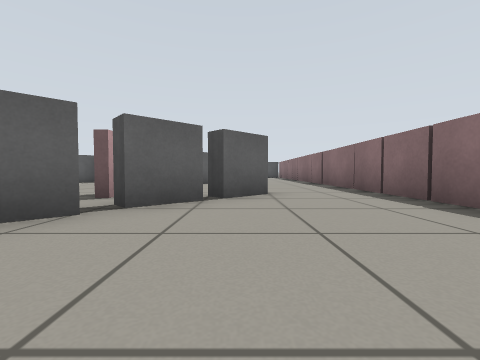
[1] (above)

18 first-person views from a walk through a Gazebo world. The camera is 0.39 m above the floor, tilts 2° down and sees 90° across. The floor is counted in squares, 1 m on a side. Each view is taken from the middle of a square. On the plan, view 1 faces up. The plan holds only what a view shows up to about 9 squares ahead; the rest is blank.

[2]
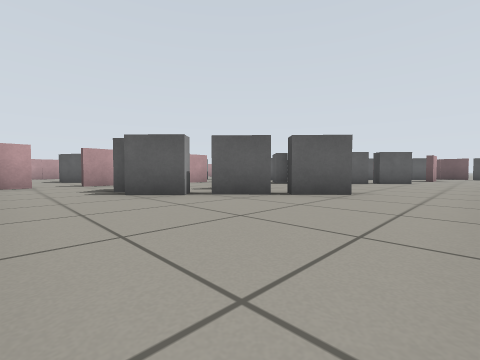

[3]
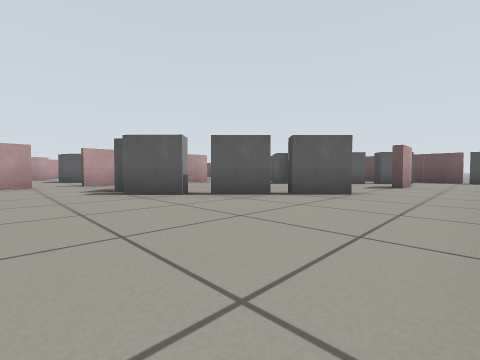

[4]
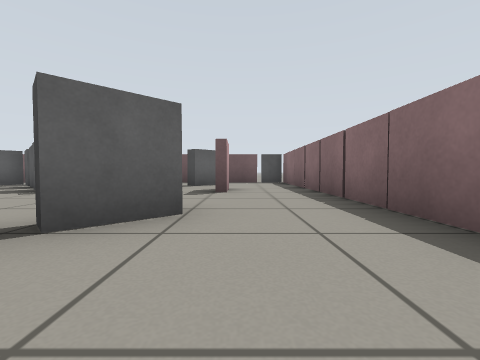

[5]
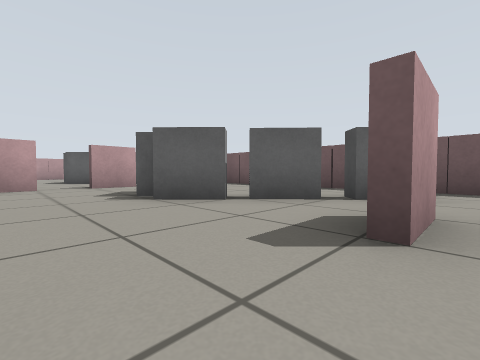

[6]
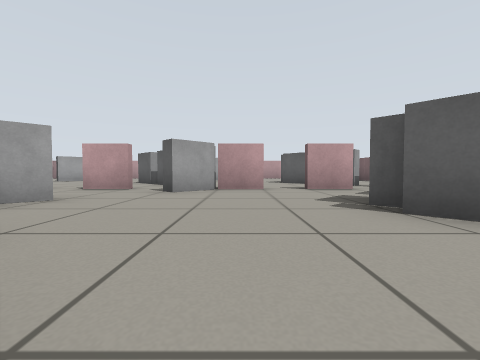

[7]
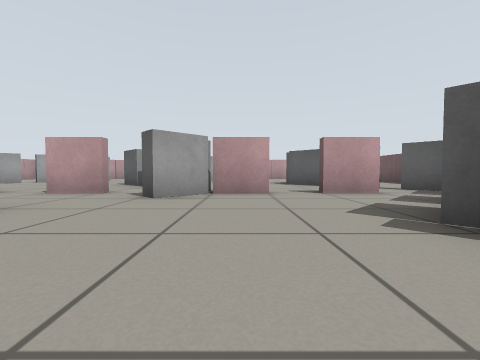

[8]
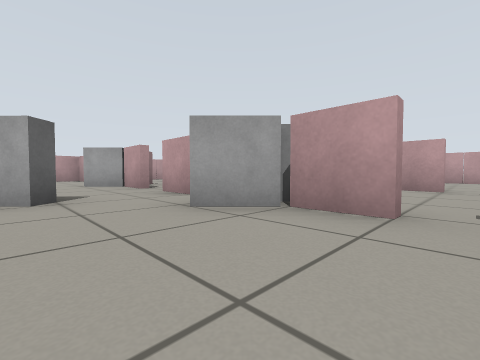

[9]
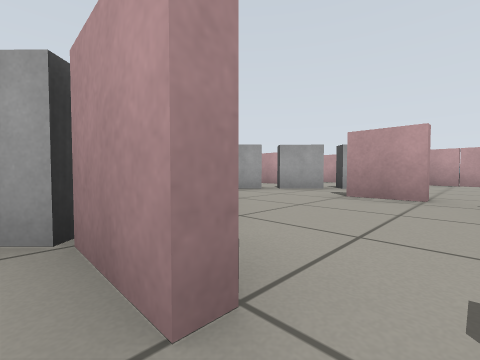

[10]
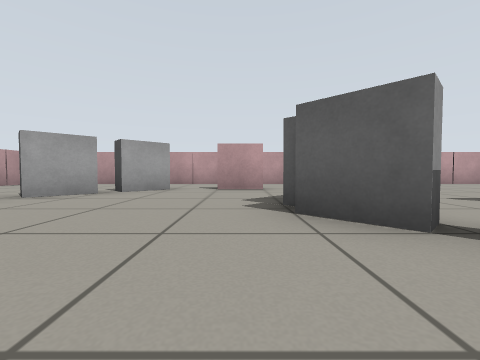

[11]
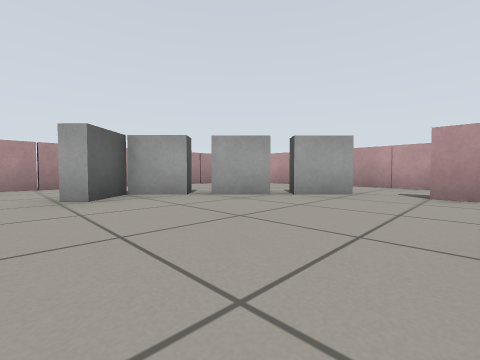

[12]
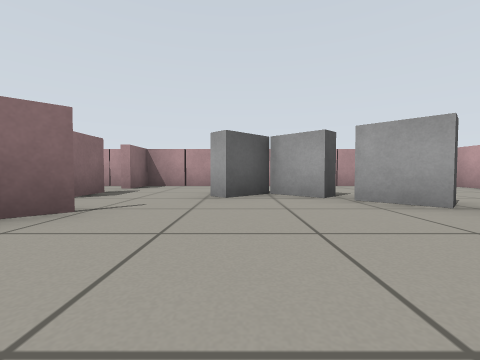

[13]
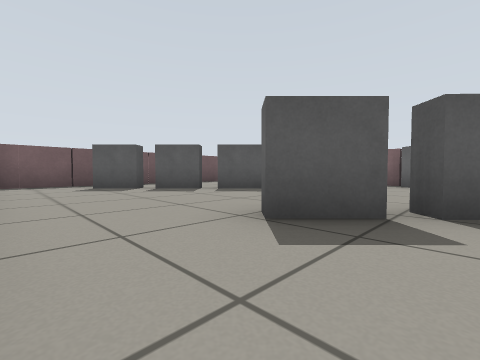

[14]
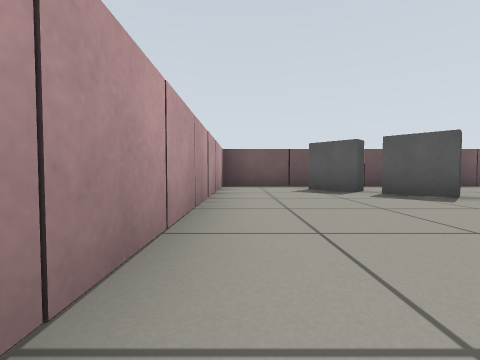

[15]
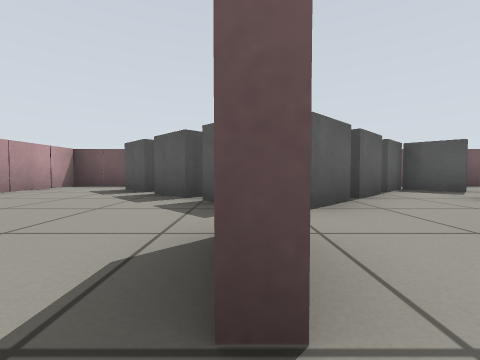

[16]
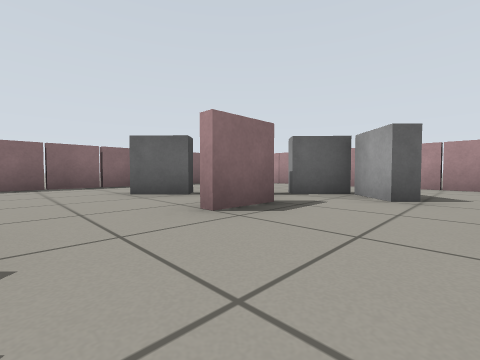

[17]
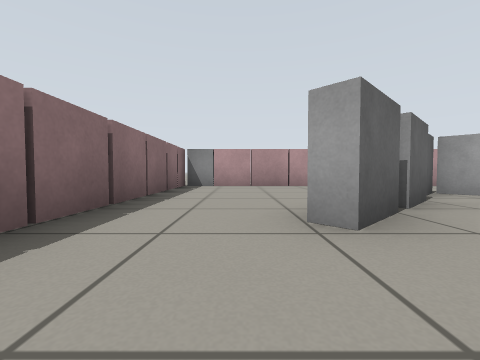

[18]
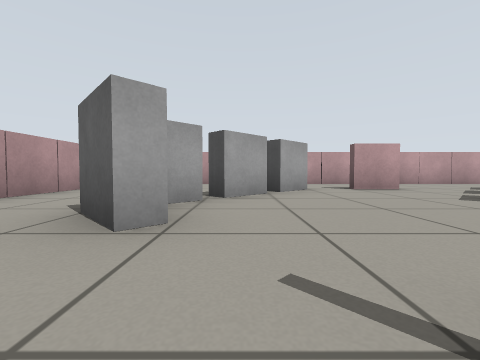

### Floor plan
Points are (right, up) in squares from view 1. A wall is a line through its corners. A room is listed if a view was taken in it or the views show most of it. See-through windows are left out.
Room 1 (views 1, 2, 3, 4, 5, 6, 7, 8, 9, 10, 11, 12, 13, 14, 15, 16, 17, 18)
walls: (-5.3, 7.6) (-5.3, 6.5); (-5.3, 5.6) (-5.3, 4.6); (-5.3, 10.6) (-5.3, 9.5); (-5.3, 12.5) (-5.3, 11.4); (-6.4, 3.7) (-6, 4.1); (-8.8, 10.6) (-8.8, 9.5); (-2.1, 3.5) (-2.1, 4.6); (-5.3, 2.3) (-5.3, 1.5); (-11.3, 6.6) (-11.3, 5.5); (-5.5, 1.5) (-5.5, 2.4); (0.8, 12.5) (0.8, 11.5); (-5.3, 0.6) (-5.3, -0.1); (-4.9, -0.5) (1.5, -0.5); (-9.1, 15.5) (-13.5, 15.5) (-13.5, 3.6); (1.6, 15.5) (-7.1, 15.5); (-13.5, 2.1) (-13.5, -0.1); (2.5, -0.7) (2.5, 15.4); (-13.1, -0.5) (-5.5, -0.5) (-5.5, 0.6)
objects: grey box (-11, 4); grey box (-11, 9); grey box (-11, 14); grey box (-10, 3); grey box (-10, 8); grey box (-10, 13); grey box (-9, 2); grey box (-9, 7); grey box (-9, 12); grey box (-8, 2); grey box (-8, 7); grey box (-8, 12); grey box (-7, 8); grey box (-7, 13); grey box (-6, 9); grey box (-6, 14); grey box (-5, 4); grey box (-5, 9); grey box (-5, 14); grey box (-4, 13); grey box (-3, 2); grey box (-3, 7); grey box (-3, 12); grey box (-2, 2); grey box (-2, 7); grey box (-2, 12); grey box (-1, 3); grey box (-1, 8); grey box (-1, 13); grey box (0, 4); grey box (0, 9); grey box (0, 14); grey box (2, -1); grey box (2, 16)

Positions as (right, up) in squares from view 1, and headings:
1: (0, 0), facing up
2: (2, 0), facing up-left
3: (2, 5), facing up-left
4: (1, 7), facing up
5: (1, 10), facing up-left
6: (0, 10), facing left
7: (-1, 10), facing left
8: (-3, 11), facing down-left
9: (-5, 11), facing down-left
10: (-6, 6), facing left
11: (-7, 6), facing down-left
12: (-8, 6), facing down
13: (-13, 8), facing up-right
14: (-13, 9), facing up
15: (-9, 9), facing up
16: (-4, 6), facing down-right
17: (1, 6), facing down
18: (-6, 3), facing left
